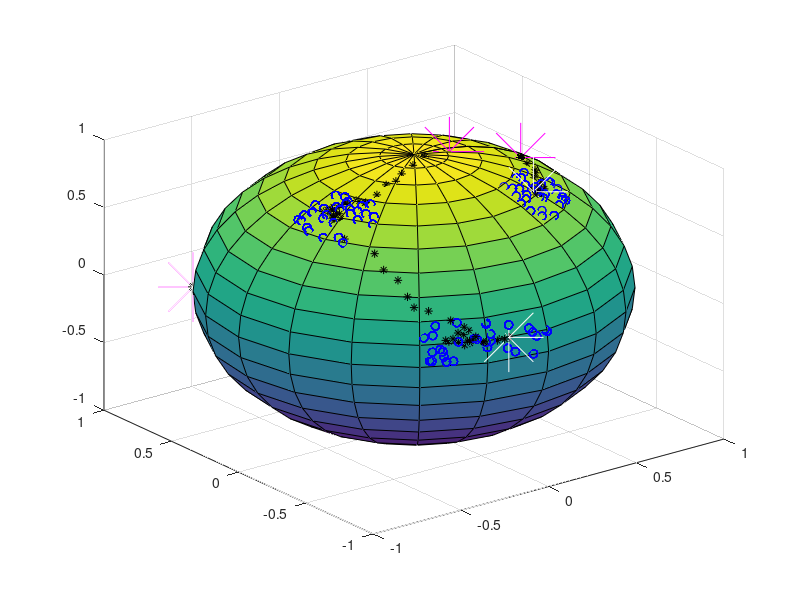

Recreate this plot in MATLAB.
figure
sphere
hold on
x=[];
y=[];
z=[];
for i=1:90
    if i<=30           %for data vectors in the first category
        min1 = 0;
        max1 = 2/20;
        min2 = 13/20;
        max2 = 15/20;
    elseif i<=60       %for data vectors in the second category
        min1 = 3/20;
        max1 = 5/20;
        min2 = 18/20;
        max2 = 20/20;
    else               %for data vectors in the third category
        min1 = 6/20;
        max1 = 8/20;
        min2 = 13/20;
        max2 = 15/20;
    end
    alfa = 2*pi*((max1-min1)*rand+min1); %alfa and beta angles to define x,y,z compounds of datas
    beta = pi*((max2-min2)*rand+min2);   
    z(i) = sin(beta);
    x(i) = cos(beta)*cos(alfa);
    y(i) = cos(beta)*sin(alfa);
    %plotting input datas
    plot3(x,y,z,'bo')
end
hold on
%drawing 3 weights with length 1 randomly
w1=[];
w2=[];
w3=[];
alfa = 2*pi*rand(1,3);
beta = pi*rand(1,3);
w1(3) = sin(beta(1));
w1(1) = cos(beta(1))*cos(alfa(1));
w1(2) = cos(beta(1))*sin(alfa(1));
w2(3) = sin(beta(2));
w2(1) = cos(beta(2))*cos(alfa(2));
w2(2) = cos(beta(2))*sin(alfa(2));
w3(3) = sin(beta(3));
w3(1) = cos(beta(3))*cos(alfa(3));
w3(2) = cos(beta(3))*sin(alfa(3));
%plotting initial weights
plot3(w1(1),w1(2),w1(3),'m*','markers',50)
hold on
plot3(w2(1),w2(2),w2(3),'m*','markers',50)
hold on
plot3(w3(1),w3(2),w3(3),'m*','markers',50)
hold on
n = 0.2; %learning coefficient
%main algorithm
for i=1:90
    o=[0 0 0];
    zay = [x(i) y(i) z(i)];
    %3 output values
    o(1) = x(i)*w1(1) + y(i)*w1(2) + z(i)*w1(3);
    o(2) = x(i)*w2(1) + y(i)*w2(2) + z(i)*w2(3);
    o(3) = x(i)*w3(1) + y(i)*w3(2) + z(i)*w3(3);
    %determination of winner output and weight updating with normalization
    if o(1)>o(2)
        if o(1)>o(3)
            deltaw = n*(zay-w1);
            w1 = w1 + deltaw;
            w1 = w1/sqrt(w1(1)^2+w1(2)^2+w1(3)^2)
        else
            deltaw = n*(zay-w3);
            w3 = w3 + deltaw;
            w3 = w3/sqrt(w3(1)^2+w3(2)^2+w3(3)^2)
        end
    else
        if o(2)>o(3)
            deltaw = n*(zay-w2);
            w2 = w2 + deltaw;
            w2 = w2/sqrt(w2(1)^2+w2(2)^2+w2(3)^2)
        else
            deltaw = n*(zay-w3);
            w3 = w3 + deltaw;
            w3 = w3/sqrt(w3(1)^2+w3(2)^2+w3(3)^2)
        end
    end
    %plotting weight updates
    plot3(w1(1),w1(2),w1(3),'k*')
    hold on
    plot3(w2(1),w2(2),w2(3),'k*')
    hold on
    plot3(w3(1),w3(2),w3(3),'k*')
    hold on
end
%final weights in the plot
plot3(w1(1),w1(2),w1(3),'w*','markers',50)
hold on
plot3(w2(1),w2(2),w2(3),'w*','markers',50)
hold on
plot3(w3(1),w3(2),w3(3),'w*','markers',50)